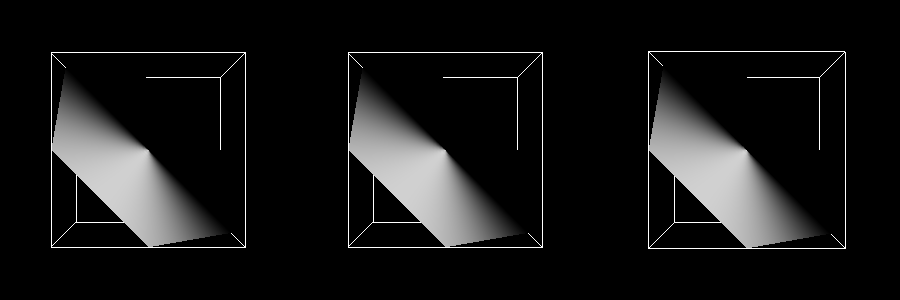

Write Python code to recreate this figure.
#!/usr/bin/env python

# Compare three methods of cutting a structured grid: vtkCutter,
# vtkPlaneCutter with sphere tree, and vtkPlaneCutter without tree,
# displayed in three viewports.

# Factory overrides
import vtkmodules.vtkInteractionStyle  # noqa: F401
import vtkmodules.vtkRenderingOpenGL2  # noqa: F401

from vtkmodules.vtkCommonDataModel import (
    vtkPlane,
    vtkSphere,
)
from vtkmodules.vtkFiltersCore import (
    vtkCutter,
    vtkPlaneCutter,
)
from vtkmodules.vtkFiltersGeneral import vtkImageDataToPointSet
from vtkmodules.vtkFiltersModeling import vtkOutlineFilter
from vtkmodules.vtkImagingHybrid import vtkSampleFunction
from vtkmodules.vtkRenderingCore import (
    vtkActor,
    vtkPolyDataMapper,
    vtkRenderWindow,
    vtkRenderWindowInteractor,
    vtkRenderer,
)

resolution = 50

# Source: sample a sphere implicit function
sphere = vtkSphere()
sphere.SetCenter(0.0, 0.0, 0.0)
sphere.SetRadius(0.25)

sample = vtkSampleFunction()
sample.SetImplicitFunction(sphere)
sample.SetModelBounds(-0.5, 0.5, -0.5, 0.5, -0.5, 0.5)
sample.SetSampleDimensions(resolution, resolution, resolution)
sample.Update()

# Convert image data to structured grid
convert = vtkImageDataToPointSet()
convert.SetInputConnection(sample.GetOutputPort())
convert.Update()

input_data = convert.GetOutput()

# Cut plane
plane = vtkPlane()
plane.SetOrigin(input_data.GetCenter())
plane.SetNormal(1, 1, 1)

# Standard cutter
cutter = vtkCutter()
cutter.SetInputData(input_data)
cutter.SetCutFunction(plane)
cutter.Update()

cutter_mapper = vtkPolyDataMapper()
cutter_mapper.SetInputConnection(cutter.GetOutputPort())
cutter_mapper.ScalarVisibilityOff()

cutter_actor = vtkActor()
cutter_actor.SetMapper(cutter_mapper)
cutter_actor.GetProperty().SetColor(1, 1, 1)

# Outline
outline = vtkOutlineFilter()
outline.SetInputData(input_data)

outline_mapper = vtkPolyDataMapper()
outline_mapper.SetInputConnection(outline.GetOutputPort())

outline_actor = vtkActor()
outline_actor.SetMapper(outline_mapper)

# Accelerated plane cutter with sphere tree
plane_cutter = vtkPlaneCutter()
plane_cutter.SetInputData(input_data)
plane_cutter.SetPlane(plane)
plane_cutter.Update()

plane_cutter_mapper = vtkPolyDataMapper()
plane_cutter_mapper.SetInputConnection(plane_cutter.GetOutputPort())
plane_cutter_mapper.ScalarVisibilityOff()

plane_cutter_actor = vtkActor()
plane_cutter_actor.SetMapper(plane_cutter_mapper)
plane_cutter_actor.GetProperty().SetColor(1, 1, 1)

# Accelerated plane cutter without tree
plane_cutter_no_tree = vtkPlaneCutter()
plane_cutter_no_tree.SetInputData(input_data)
plane_cutter_no_tree.SetPlane(plane)
plane_cutter_no_tree.BuildTreeOff()
plane_cutter_no_tree.Update()

plane_cutter_no_tree_mapper = vtkPolyDataMapper()
plane_cutter_no_tree_mapper.SetInputConnection(plane_cutter_no_tree.GetOutputPort())
plane_cutter_no_tree_mapper.ScalarVisibilityOff()

plane_cutter_no_tree_actor = vtkActor()
plane_cutter_no_tree_actor.SetMapper(plane_cutter_no_tree_mapper)
plane_cutter_no_tree_actor.GetProperty().SetColor(1, 1, 1)

# Outline for accelerated cutters
outline_tree = vtkOutlineFilter()
outline_tree.SetInputData(input_data)

outline_tree_mapper = vtkPolyDataMapper()
outline_tree_mapper.SetInputConnection(outline_tree.GetOutputPort())

outline_tree_actor = vtkActor()
outline_tree_actor.SetMapper(outline_tree_mapper)

# Three viewports
renderer_0 = vtkRenderer()
renderer_0.SetViewport(0, 0, 0.33, 1)
renderer_0.SetBackground(0, 0, 0)
renderer_0.AddActor(outline_actor)
renderer_0.AddActor(cutter_actor)

renderer_1 = vtkRenderer()
renderer_1.SetViewport(0.33, 0, 0.66, 1)
renderer_1.SetBackground(0, 0, 0)
renderer_1.AddActor(outline_tree_actor)
renderer_1.AddActor(plane_cutter_actor)

renderer_2 = vtkRenderer()
renderer_2.SetViewport(0.66, 0, 1, 1)
renderer_2.SetBackground(0, 0, 0)
renderer_2.AddActor(outline_tree_actor)
renderer_2.AddActor(plane_cutter_no_tree_actor)

# Window
render_window = vtkRenderWindow()
render_window.SetMultiSamples(0)
render_window.AddRenderer(renderer_0)
render_window.AddRenderer(renderer_1)
render_window.AddRenderer(renderer_2)
render_window.SetSize(900, 300)
render_window.SetWindowName("structuredgrid plane cutter")

# Scene
renderer_0.ResetCamera()
renderer_1.ResetCamera()
renderer_2.ResetCamera()

# Interactor
interactor = vtkRenderWindowInteractor()
interactor.SetRenderWindow(render_window)

interactor.Initialize()
interactor.Start()
